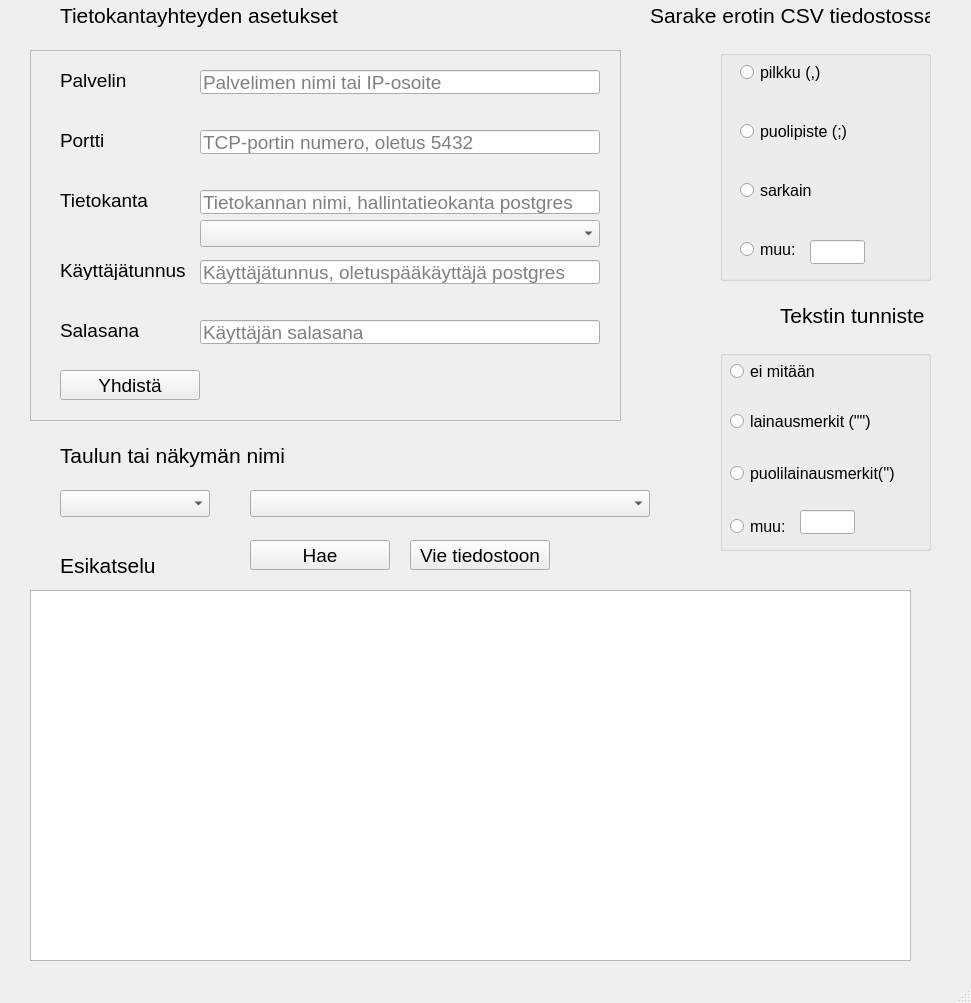
<?xml version="1.0" encoding="UTF-8"?>
<ui version="4.0">
 <class>MainWindow</class>
 <widget class="QMainWindow" name="MainWindow">
  <property name="geometry">
   <rect>
    <x>0</x>
    <y>0</y>
    <width>971</width>
    <height>1003</height>
   </rect>
  </property>
  <property name="windowTitle">
   <string>MainWindow</string>
  </property>
  <widget class="QWidget" name="centralwidget">
   <widget class="QFrame" name="asetuksetFrame">
    <property name="geometry">
     <rect>
      <x>30</x>
      <y>50</y>
      <width>591</width>
      <height>371</height>
     </rect>
    </property>
    <property name="frameShape">
     <enum>QFrame::StyledPanel</enum>
    </property>
    <property name="frameShadow">
     <enum>QFrame::Raised</enum>
    </property>
    <property name="lineWidth">
     <number>3</number>
    </property>
    <widget class="QLabel" name="palvelinLabel">
     <property name="geometry">
      <rect>
       <x>30</x>
       <y>20</y>
       <width>130</width>
       <height>20</height>
      </rect>
     </property>
     <property name="font">
      <font>
       <pointsize>14</pointsize>
      </font>
     </property>
     <property name="text">
      <string>Palvelin</string>
     </property>
    </widget>
    <widget class="QLabel" name="porttiLabel">
     <property name="geometry">
      <rect>
       <x>30</x>
       <y>80</y>
       <width>130</width>
       <height>20</height>
      </rect>
     </property>
     <property name="font">
      <font>
       <pointsize>14</pointsize>
      </font>
     </property>
     <property name="text">
      <string>Portti</string>
     </property>
    </widget>
    <widget class="QLabel" name="tietokantaLabel">
     <property name="geometry">
      <rect>
       <x>30</x>
       <y>140</y>
       <width>130</width>
       <height>20</height>
      </rect>
     </property>
     <property name="font">
      <font>
       <pointsize>14</pointsize>
      </font>
     </property>
     <property name="text">
      <string>Tietokanta</string>
     </property>
    </widget>
    <widget class="QLabel" name="kayttajatunnusLabel">
     <property name="geometry">
      <rect>
       <x>30</x>
       <y>210</y>
       <width>130</width>
       <height>20</height>
      </rect>
     </property>
     <property name="font">
      <font>
       <pointsize>14</pointsize>
      </font>
     </property>
     <property name="text">
      <string>Käyttäjätunnus</string>
     </property>
    </widget>
    <widget class="QLabel" name="salasanaLabel">
     <property name="geometry">
      <rect>
       <x>30</x>
       <y>270</y>
       <width>130</width>
       <height>20</height>
      </rect>
     </property>
     <property name="font">
      <font>
       <pointsize>14</pointsize>
      </font>
     </property>
     <property name="text">
      <string>Salasana</string>
     </property>
    </widget>
    <widget class="QPushButton" name="yhteysPushButton">
     <property name="geometry">
      <rect>
       <x>30</x>
       <y>320</y>
       <width>140</width>
       <height>30</height>
      </rect>
     </property>
     <property name="font">
      <font>
       <pointsize>14</pointsize>
      </font>
     </property>
     <property name="text">
      <string>Yhdistä</string>
     </property>
    </widget>
    <widget class="QLineEdit" name="palvelinLineEdit">
     <property name="geometry">
      <rect>
       <x>170</x>
       <y>20</y>
       <width>400</width>
       <height>24</height>
      </rect>
     </property>
     <property name="font">
      <font>
       <pointsize>14</pointsize>
      </font>
     </property>
     <property name="text">
      <string/>
     </property>
     <property name="placeholderText">
      <string>Palvelimen nimi tai IP-osoite</string>
     </property>
    </widget>
    <widget class="QLineEdit" name="porttiLineEdit">
     <property name="geometry">
      <rect>
       <x>170</x>
       <y>80</y>
       <width>400</width>
       <height>24</height>
      </rect>
     </property>
     <property name="font">
      <font>
       <pointsize>14</pointsize>
      </font>
     </property>
     <property name="placeholderText">
      <string>TCP-portin numero, oletus 5432</string>
     </property>
    </widget>
    <widget class="QLineEdit" name="tietokantaLineEdit">
     <property name="geometry">
      <rect>
       <x>170</x>
       <y>140</y>
       <width>400</width>
       <height>24</height>
      </rect>
     </property>
     <property name="font">
      <font>
       <pointsize>14</pointsize>
      </font>
     </property>
     <property name="placeholderText">
      <string>Tietokannan nimi, hallintatieokanta postgres</string>
     </property>
    </widget>
    <widget class="QLineEdit" name="kayttajatunnusLineEdit">
     <property name="geometry">
      <rect>
       <x>170</x>
       <y>210</y>
       <width>400</width>
       <height>24</height>
      </rect>
     </property>
     <property name="font">
      <font>
       <pointsize>14</pointsize>
      </font>
     </property>
     <property name="placeholderText">
      <string>Käyttäjätunnus, oletuspääkäyttäjä postgres</string>
     </property>
    </widget>
    <widget class="QLineEdit" name="salasanaLineEdit">
     <property name="geometry">
      <rect>
       <x>170</x>
       <y>270</y>
       <width>400</width>
       <height>24</height>
      </rect>
     </property>
     <property name="font">
      <font>
       <pointsize>14</pointsize>
      </font>
     </property>
     <property name="placeholderText">
      <string>Käyttäjän salasana</string>
     </property>
    </widget>
    <widget class="QComboBox" name="tietokantaValintaComboBox">
     <property name="geometry">
      <rect>
       <x>170</x>
       <y>170</y>
       <width>400</width>
       <height>27</height>
      </rect>
     </property>
    </widget>
   </widget>
   <widget class="QLabel" name="erotinLabel">
    <property name="geometry">
     <rect>
      <x>650</x>
      <y>0</y>
      <width>280</width>
      <height>30</height>
     </rect>
    </property>
    <property name="font">
     <font>
      <pointsize>16</pointsize>
     </font>
    </property>
    <property name="text">
     <string>Sarake erotin CSV tiedostossa</string>
    </property>
   </widget>
   <widget class="QPushButton" name="haePushButton">
    <property name="geometry">
     <rect>
      <x>250</x>
      <y>540</y>
      <width>140</width>
      <height>30</height>
     </rect>
    </property>
    <property name="font">
     <font>
      <pointsize>14</pointsize>
     </font>
    </property>
    <property name="text">
     <string>Hae</string>
    </property>
   </widget>
   <widget class="QLabel" name="nimiLabel">
    <property name="geometry">
     <rect>
      <x>60</x>
      <y>440</y>
      <width>280</width>
      <height>30</height>
     </rect>
    </property>
    <property name="font">
     <font>
      <pointsize>16</pointsize>
     </font>
    </property>
    <property name="text">
     <string>Taulun tai näkymän nimi</string>
    </property>
   </widget>
   <widget class="QLabel" name="yhteysLabel">
    <property name="geometry">
     <rect>
      <x>60</x>
      <y>0</y>
      <width>280</width>
      <height>30</height>
     </rect>
    </property>
    <property name="font">
     <font>
      <pointsize>16</pointsize>
     </font>
    </property>
    <property name="text">
     <string>Tietokantayhteyden asetukset</string>
    </property>
   </widget>
   <widget class="QComboBox" name="tyyppiComboBox">
    <property name="geometry">
     <rect>
      <x>60</x>
      <y>490</y>
      <width>150</width>
      <height>27</height>
     </rect>
    </property>
    <property name="currentText">
     <string/>
    </property>
   </widget>
   <widget class="QTableWidget" name="esikatseluTableWidget">
    <property name="geometry">
     <rect>
      <x>30</x>
      <y>590</y>
      <width>881</width>
      <height>371</height>
     </rect>
    </property>
   </widget>
   <widget class="QGroupBox" name="erotinGroupBox">
    <property name="geometry">
     <rect>
      <x>720</x>
      <y>50</y>
      <width>211</width>
      <height>231</height>
     </rect>
    </property>
    <property name="title">
     <string/>
    </property>
    <widget class="QLineEdit" name="muuErotinLineEdit">
     <property name="geometry">
      <rect>
       <x>90</x>
       <y>190</y>
       <width>55</width>
       <height>24</height>
      </rect>
     </property>
    </widget>
    <widget class="QRadioButton" name="puolipisteRadioButton">
     <property name="geometry">
      <rect>
       <x>20</x>
       <y>69</y>
       <width>115</width>
       <height>24</height>
      </rect>
     </property>
     <property name="font">
      <font>
       <pointsize>12</pointsize>
      </font>
     </property>
     <property name="text">
      <string>puolipiste (;)</string>
     </property>
    </widget>
    <widget class="QRadioButton" name="pilkkuRadioButton">
     <property name="geometry">
      <rect>
       <x>20</x>
       <y>10</y>
       <width>115</width>
       <height>24</height>
      </rect>
     </property>
     <property name="font">
      <font>
       <pointsize>12</pointsize>
      </font>
     </property>
     <property name="text">
      <string>pilkku (,)</string>
     </property>
    </widget>
    <widget class="QRadioButton" name="sarkainRadioButton">
     <property name="geometry">
      <rect>
       <x>20</x>
       <y>128</y>
       <width>115</width>
       <height>24</height>
      </rect>
     </property>
     <property name="font">
      <font>
       <pointsize>12</pointsize>
      </font>
     </property>
     <property name="text">
      <string>sarkain</string>
     </property>
    </widget>
    <widget class="QRadioButton" name="muuErotinRadioButton">
     <property name="geometry">
      <rect>
       <x>20</x>
       <y>187</y>
       <width>100</width>
       <height>24</height>
      </rect>
     </property>
     <property name="font">
      <font>
       <pointsize>12</pointsize>
      </font>
     </property>
     <property name="text">
      <string>muu:</string>
     </property>
    </widget>
   </widget>
   <widget class="QLabel" name="esitkatseluLabel">
    <property name="geometry">
     <rect>
      <x>60</x>
      <y>550</y>
      <width>130</width>
      <height>30</height>
     </rect>
    </property>
    <property name="font">
     <font>
      <pointsize>16</pointsize>
     </font>
    </property>
    <property name="text">
     <string>Esikatselu</string>
    </property>
   </widget>
   <widget class="QComboBox" name="nimiComboBox">
    <property name="geometry">
     <rect>
      <x>250</x>
      <y>490</y>
      <width>400</width>
      <height>27</height>
     </rect>
    </property>
   </widget>
   <widget class="QPushButton" name="viePushButton">
    <property name="geometry">
     <rect>
      <x>410</x>
      <y>540</y>
      <width>140</width>
      <height>30</height>
     </rect>
    </property>
    <property name="font">
     <font>
      <pointsize>14</pointsize>
     </font>
    </property>
    <property name="text">
     <string>Vie tiedostoon</string>
    </property>
   </widget>
   <widget class="QGroupBox" name="groupBox">
    <property name="geometry">
     <rect>
      <x>720</x>
      <y>350</y>
      <width>211</width>
      <height>201</height>
     </rect>
    </property>
    <property name="title">
     <string/>
    </property>
    <widget class="QRadioButton" name="eiMitaanRadioButton">
     <property name="geometry">
      <rect>
       <x>10</x>
       <y>10</y>
       <width>88</width>
       <height>23</height>
      </rect>
     </property>
     <property name="font">
      <font>
       <pointsize>12</pointsize>
      </font>
     </property>
     <property name="text">
      <string>ei mitään</string>
     </property>
    </widget>
    <widget class="QRadioButton" name="lainausRadioButton">
     <property name="geometry">
      <rect>
       <x>10</x>
       <y>60</y>
       <width>146</width>
       <height>23</height>
      </rect>
     </property>
     <property name="font">
      <font>
       <pointsize>12</pointsize>
      </font>
     </property>
     <property name="text">
      <string>lainausmerkit (&quot;&quot;)</string>
     </property>
    </widget>
    <widget class="QRadioButton" name="puolilainausRadioButton">
     <property name="geometry">
      <rect>
       <x>10</x>
       <y>112</y>
       <width>170</width>
       <height>23</height>
      </rect>
     </property>
     <property name="font">
      <font>
       <pointsize>12</pointsize>
      </font>
     </property>
     <property name="text">
      <string>puolilainausmerkit('')</string>
     </property>
    </widget>
    <widget class="QRadioButton" name="muuTunnisteRadioButton">
     <property name="geometry">
      <rect>
       <x>10</x>
       <y>164</y>
       <width>100</width>
       <height>24</height>
      </rect>
     </property>
     <property name="font">
      <font>
       <pointsize>12</pointsize>
      </font>
     </property>
     <property name="text">
      <string>muu:</string>
     </property>
    </widget>
    <widget class="QLineEdit" name="muuTunnisteLineEdit">
     <property name="geometry">
      <rect>
       <x>80</x>
       <y>160</y>
       <width>55</width>
       <height>24</height>
      </rect>
     </property>
    </widget>
   </widget>
   <widget class="QLabel" name="tunnisteLabel">
    <property name="geometry">
     <rect>
      <x>780</x>
      <y>300</y>
      <width>280</width>
      <height>30</height>
     </rect>
    </property>
    <property name="font">
     <font>
      <pointsize>16</pointsize>
     </font>
    </property>
    <property name="text">
     <string>Tekstin tunniste</string>
    </property>
   </widget>
  </widget>
  <widget class="QMenuBar" name="menubar">
   <property name="geometry">
    <rect>
     <x>0</x>
     <y>0</y>
     <width>971</width>
     <height>21</height>
    </rect>
   </property>
  </widget>
  <widget class="QStatusBar" name="statusbar"/>
 </widget>
 <resources/>
 <connections/>
</ui>
